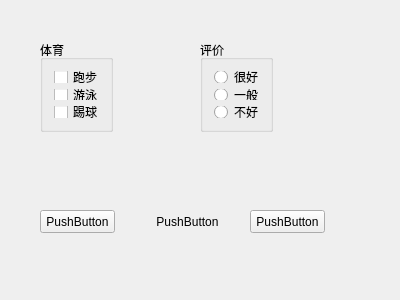
<?xml version="1.0" encoding="UTF-8"?>
<ui version="4.0">
 <class>MyWidget</class>
 <widget class="QWidget" name="MyWidget">
  <property name="geometry">
   <rect>
    <x>0</x>
    <y>0</y>
    <width>400</width>
    <height>300</height>
   </rect>
  </property>
  <property name="windowTitle">
   <string>MyWidget</string>
  </property>
  <widget class="QPushButton" name="pushBtn1">
   <property name="geometry">
    <rect>
     <x>40</x>
     <y>210</y>
     <width>75</width>
     <height>23</height>
    </rect>
   </property>
   <property name="text">
    <string>PushButton</string>
   </property>
   <property name="checkable">
    <bool>true</bool>
   </property>
  </widget>
  <widget class="QPushButton" name="pushBtn2">
   <property name="geometry">
    <rect>
     <x>150</x>
     <y>210</y>
     <width>75</width>
     <height>23</height>
    </rect>
   </property>
   <property name="text">
    <string>PushButton</string>
   </property>
   <property name="flat">
    <bool>true</bool>
   </property>
  </widget>
  <widget class="QPushButton" name="pushBtn3">
   <property name="geometry">
    <rect>
     <x>250</x>
     <y>210</y>
     <width>75</width>
     <height>23</height>
    </rect>
   </property>
   <property name="text">
    <string>PushButton</string>
   </property>
  </widget>
  <widget class="QGroupBox" name="groupBox">
   <property name="geometry">
    <rect>
     <x>40</x>
     <y>40</y>
     <width>73</width>
     <height>92</height>
    </rect>
   </property>
   <property name="title">
    <string>体育</string>
   </property>
   <layout class="QFormLayout" name="formLayout_2">
    <item row="0" column="0">
     <widget class="QCheckBox" name="checkBox">
      <property name="text">
       <string>跑步</string>
      </property>
      <property name="tristate">
       <bool>true</bool>
      </property>
     </widget>
    </item>
    <item row="1" column="0">
     <widget class="QCheckBox" name="checkBox_2">
      <property name="text">
       <string>游泳</string>
      </property>
     </widget>
    </item>
    <item row="2" column="0">
     <widget class="QCheckBox" name="checkBox_3">
      <property name="text">
       <string>踢球</string>
      </property>
     </widget>
    </item>
   </layout>
  </widget>
  <widget class="QGroupBox" name="groupBox_2">
   <property name="geometry">
    <rect>
     <x>200</x>
     <y>40</y>
     <width>73</width>
     <height>92</height>
    </rect>
   </property>
   <property name="title">
    <string>评价</string>
   </property>
   <layout class="QFormLayout" name="formLayout">
    <item row="0" column="0">
     <widget class="QRadioButton" name="radioButton">
      <property name="text">
       <string>很好</string>
      </property>
     </widget>
    </item>
    <item row="1" column="0">
     <widget class="QRadioButton" name="radioButton_2">
      <property name="text">
       <string>一般</string>
      </property>
     </widget>
    </item>
    <item row="2" column="0">
     <widget class="QRadioButton" name="radioButton_3">
      <property name="text">
       <string>不好</string>
      </property>
     </widget>
    </item>
   </layout>
  </widget>
 </widget>
 <layoutdefault spacing="6" margin="11"/>
 <resources/>
 <connections/>
</ui>
